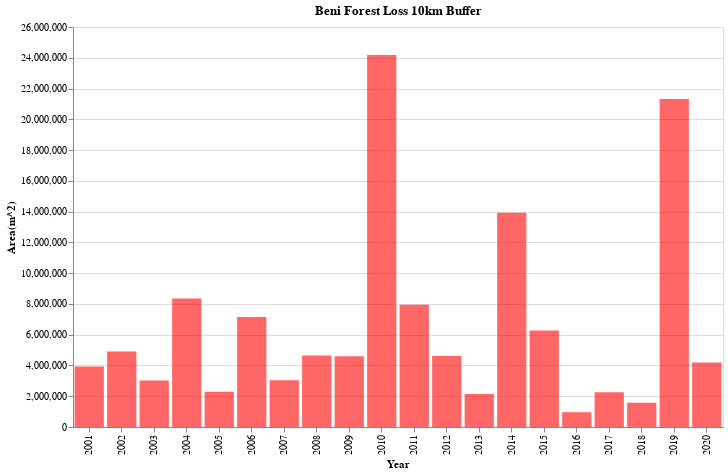

Notebook code for this chart:
### Code cell
alt.Chart(forest_loss_beni_10km_clean, title='Beni Forest Loss 10km Buffer').mark_bar().encode(
    alt.X('Year:N'),
    alt.Y('Area(m^2):Q'),
    alt.Tooltip(['Year', 'Area(m^2)']),
    color = alt.value('red'),
    opacity = alt.value(0.6),
).properties(
    width = 650,
    height = 400
)

### Figure 1 — Vega-Lite specification as saved in the notebook (floating-point values rounded to 4 significant figures)
{"config": {"view": {"continuousWidth": 400, "continuousHeight": 300}}, "data": {"name": "data-5902f815715a52cd1b01fa1db2545460"}, "mark": "bar", "encoding": {"color": {"value": "red"}, "opacity": {"value": 0.6}, "tooltip": [{"type": "quantitative", "field": "Year"}, {"type": "quantitative", "field": "Area(m^2)"}], "x": {"type": "nominal", "field": "Year"}, "y": {"type": "quantitative", "field": "Area(m^2)"}}, "height": 400, "title": "Beni Forest Loss 10km Buffer", "width": 650, "$schema": "https://vega.github.io/schema/vega-lite/v4.8.1.json", "datasets": {"data-5902f815715a52cd1b01fa1db2545460": [{"Year": 2001, "Pixel Count": 5267, "Area(m^2)": 3924000.0}, {"Year": 2002, "Pixel Count": 6589, "Area(m^2)": 4909000.0}, {"Year": 2003, "Pixel Count": 4048, "Area(m^2)": 3016000.0}, {"Year": 2004, "Pixel Count": 11205, "Area(m^2)": 8349000.0}, {"Year": 2005, "Pixel Count": 3065, "Area(m^2)": 2284000.0}, {"Year": 2006, "Pixel Count": 9599, "Area(m^2)": 7152000.0}, {"Year": 2007, "Pixel Count": 4075, "Area(m^2)": 3036000.0}, {"Year": 2008, "Pixel Count": 6236, "Area(m^2)": 4646000.0}, {"Year": 2009, "Pixel Count": 6177, "Area(m^2)": 4602000.0}, {"Year": 2010, "Pixel Count": 32450, "Area(m^2)": 24180000.0}, {"Year": 2011, "Pixel Count": 10657, "Area(m^2)": 7941000.0}, {"Year": 2012, "Pixel Count": 6189, "Area(m^2)": 4611000.0}, {"Year": 2013, "Pixel Count": 2886, "Area(m^2)": 2150000.0}, {"Year": 2014, "Pixel Count": 18691, "Area(m^2)": 13930000.0}, {"Year": 2015, "Pixel Count": 8414, "Area(m^2)": 6269000.0}, {"Year": 2016, "Pixel Count": 1291, "Area(m^2)": 961900.0}, {"Year": 2017, "Pixel Count": 3040, "Area(m^2)": 2265000.0}, {"Year": 2018, "Pixel Count": 2117, "Area(m^2)": 1577000.0}, {"Year": 2019, "Pixel Count": 28619, "Area(m^2)": 21320000.0}, {"Year": 2020, "Pixel Count": 5618, "Area(m^2)": 4186000.0}]}}
